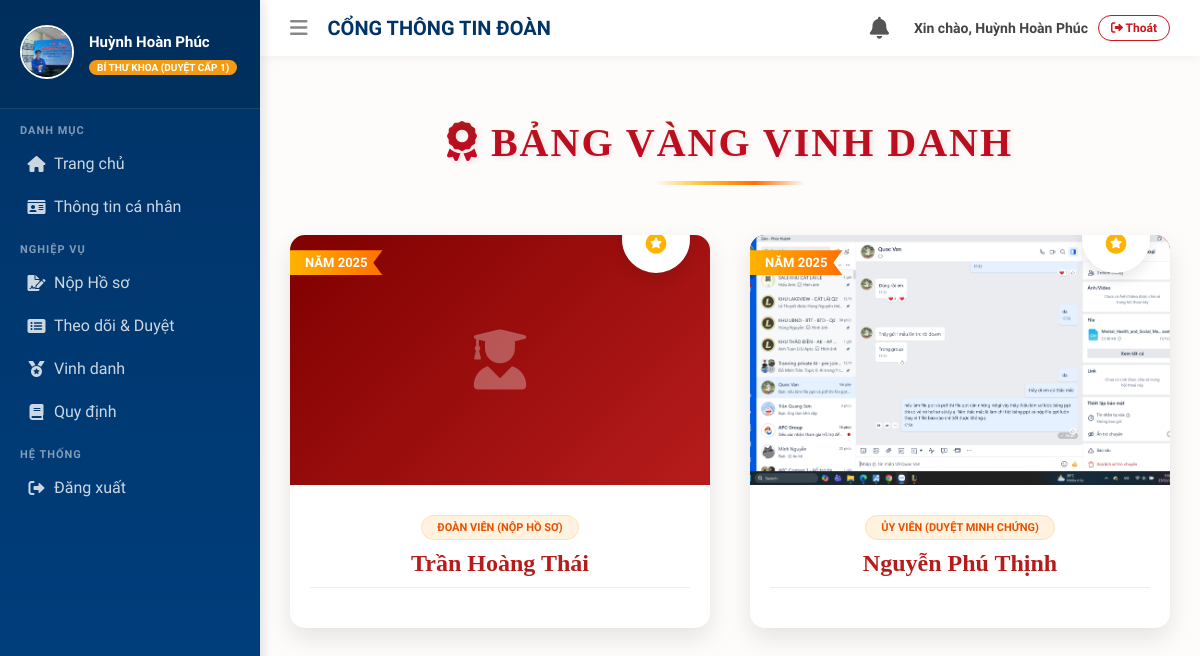
Screenshot of /vinh-danh/ (signed in) with the database file from the repository.
### umt_youth_union/models.py (models this page shows, shortened)
class SinhVien(models.Model):
    ma_sinh_vien = models.CharField(max_length=20, unique=True, db_index=True)
    user = models.OneToOneField(User, on_delete=models.CASCADE, null=True, blank=True)
    avatar = models.ImageField(upload_to='avatars/', null=True, blank=True, verbose_name="Ảnh đại diện")
    ma_sinh_vien = models.CharField(max_length=15, unique=True, verbose_name="MSSV")
    ho_ten = models.CharField(max_length=100, verbose_name="Họ và Tên")
    ngay_sinh = models.DateField(null=True, blank=True, verbose_name="Ngày sinh")
    quoc_tich = models.CharField(max_length=50, default="Việt Nam", verbose_name="Quốc tịch")
    email_sv = models.EmailField(max_length=100, verbose_name="Email Sinh viên")
    so_dien_thoai = models.CharField(max_length=15, null=True, blank=True, verbose_name="Số điện thoại")
    dia_chi_thuong_tru = models.TextField(null=True, blank=True, verbose_name="Nơi thường trú")
    dia_chi_tam_tru = models.TextField(null=True, blank=True, verbose_name="Nơi tạm trú")
    truong = models.CharField(max_length=100, default="Đại học Quản lý và Công nghệ TP.HCM (UMT)", verbose_name="Trường")
    khoa_hoc = models.CharField(max_length=20, null=True, blank=True, verbose_name="Khóa học")
    chi_doan_gan_ket = models.ForeignKey(ChiDoan, on_delete=models.SET_NULL, null=True, blank=True, verbose_name="Chi Đoàn")
    CHUC_VU_CHOICES = (
        ('DOAN_VIEN', 'Đoàn viên (Nộp hồ sơ)'),
        ('UY_VIEN', 'Ủy viên (Duyệt Minh chứng)'),
        ('BI_THU_KHOA', 'Bí thư Khoa (Duyệt cấp 1)'),
        ('BI_THU_TRUONG', 'Bí thư Trường (Duyệt cuối)'),
    )
    chuc_vu = models.CharField(max_length=20, choices=CHUC_VU_CHOICES, default='DOAN_VIEN', verbose_name="Chức vụ Đoàn")

class VinhDanhCaNhan(models.Model):
    sinh_vien = models.ForeignKey(SinhVien, on_delete=models.CASCADE)
    tieu_de = models.CharField(max_length=200)
    danh_hieu = models.CharField(max_length=50)
    hinh_anh_vinh_danh = models.ImageField(upload_to='vinh_danh/', null=True, blank=True)
    noi_dung_bai_viet = models.TextField()
    nam_dat = models.IntegerField()
    ngay_dang = models.DateField(auto_now_add=True)

### umt_youth_union/views.py (the view)
# urls.py: path('vinh-danh/', views.vinh_danh_view, name='vinh_danh'),
@login_required(login_url='login')
def vinh_danh_view(request):
    danh_sach = VinhDanhCaNhan.objects.all().order_by('-nam_dat')
    return render(request, 'umt_youth_union/vinh_danh/vinh_danh.html', {'danh_sach': danh_sach}) # Đã sửa

### umt_youth_union/context_processors.py (called while the page is built)
def thong_bao_chung(request):
    if request.user.is_authenticated:
        thong_baos = ThongBao.objects.filter(nguoi_nhan=request.user).order_by('-ngay_tao')[:10]
        so_chua_xem = ThongBao.objects.filter(nguoi_nhan=request.user, da_xem=False).count()
        return {
            'chung_thong_bao_list': thong_baos,
            'chung_so_thong_bao': so_chua_xem
        }
    return {}

### umt_youth_union/templates/umt_youth_union/vinh_danh/vinh_danh.html (shortened to what this page needs)
{% extends 'umt_youth_union/base.html' %}
{% block content %}
<div class="honor-header">
    <h2><i class="fas fa-award"></i> Bảng Vàng Vinh Danh</h2>
    <div class="line"></div>
</div>
<div class="honor-grid">
    {% for item in danh_sach %}
    <a href="{% url 'chi_tiet_vinh_danh' item.id %}" class="honor-card">
        <div class="honor-cover">
            <div class="badge-year">NĂM {{ item.nam_dat }}</div>
            {% if item.hinh_anh_vinh_danh %}
                <img src="{{ item.hinh_anh_vinh_danh.url }}" class="honor-img">
            {% elif item.sinh_vien.avatar %}
                <img src="{{ item.sinh_vien.avatar.url }}" class="honor-img">
            {% else %}
                <div style="width:100%; height:100%; display:flex; align-items:center; justify-content:center; color:rgba(255,255,255,0.3);">
                    <i class="fas fa-user-graduate" style="font-size:60px;"></i>
                </div>
            {% endif %}
            <div class="medal-icon"><i class="fas fa-medal"></i></div>
        </div>
        <div class="honor-body">
            <span class="honor-role">{{ item.sinh_vien.get_chuc_vu_display }}</span>
            <h3 class="honor-name">{{ item.sinh_vien.ho_ten }}</h3>
            <div class="honor-title">{{ item.get_danh_hieu_display }}</div>
        </div>
    </a>
    {% empty %}
    <div style="text-align: center; width: 100%; padding: 50px; color: #999;">Chưa có gương mặt nào được vinh danh.</div>
    {% endfor %}
</div>
{% endblock %}

### umt_youth_union/templates/umt_youth_union/base.html (shortened to what this page needs)
{% load static %}
<!DOCTYPE html>
<html lang="vi">
<head>
    <link rel="stylesheet" href="https://cdnjs.cloudflare.com/ajax/libs/font-awesome/6.0.0/css/all.min.css">
</head>
<body>
    <div class="wrapper">
        {% include 'umt_youth_union/sidebar.html' %}
        <div class="content-wrapper">
            <header class="main-header">
                <div class="header-logo">
                    <i class="fas fa-bars" style="cursor: pointer; margin-right: 15px; color: #888;"></i>
                    <span>CỔNG THÔNG TIN ĐOÀN</span>
                </div>
                <div class="header-right">
                    <div class="notification-dropdown">
                        <i class="fas fa-bell" style="font-size: 22px; color: #555;" onclick="toggleNoti()"></i>
                    </div>
                    <div style="display: flex; align-items: center; gap: 10px;">
                        <span style="font-weight: 600; font-size: 14px;">Xin chào, {{ user.last_name }} {{ user.first_name }}</span>
                        <a href="{% url 'logout' %}" style="color: #cd161c; text-decoration: none; border: 1px solid #cd161c; padding: 5px 12px; border-radius: 20px; font-size: 12px; font-weight: bold;">
                            <i class="fas fa-sign-out-alt"></i> Thoát
                        </a>
                    </div>
                </div>
            </header>
            <section class="content">
                {% block content %}
                {% endblock %}
            </section>
        </div>
    </div>
</body>
</html>

### umt_youth_union/templates/umt_youth_union/sidebar.html (shortened to what this page needs)
{% load static %}
<div class="sidebar">
    <div class="user-panel">
        <div class="image">
            {% if user.sinhvien.avatar %}<img src="{{ user.sinhvien.avatar.url }}" class="img-circle">
            {% else %}<div class="img-circle-default"><i class="fas fa-user"></i></div>{% endif %}
        </div>
        <div class="info">
            <p>{{ user.last_name }} {{ user.first_name }}</p>
            {% if user.is_superuser %}
                <span class="role-badge" style="background: #e74c3c;">Admin</span>
            {% else %}
                <span class="role-badge">{{ user.sinhvien.get_chuc_vu_display }}</span>
            {% endif %}
        </div>
    </div>
    <ul class="sidebar-menu">
        <li class="header">DANH MỤC</li>
        <li><a href="{% url 'dashboard' %}"><i class="fas fa-home"></i> <span>Trang chủ</span></a></li>
        <li><a href="{% url 'profile' %}"><i class="fas fa-id-card"></i> <span>Thông tin cá nhân</span></a></li>
        <li class="header">NGHIỆP VỤ</li>
        <li><a href="{% url 'chon_danh_hieu' %}"><i class="fas fa-file-signature"></i> <span>Nộp Hồ sơ</span></a></li>
        <li><a href="{% url 'danh_sach_ho_so' %}"><i class="fas fa-list-alt"></i> <span>Theo dõi & Duyệt</span></a></li>
        <li><a href="{% url 'vinh_danh' %}"><i class="fas fa-medal"></i> <span>Vinh danh</span></a></li>
        <li><a href="{% url 'quy_dinh' %}"><i class="fas fa-book"></i> <span>Quy định</span></a></li>
        <li class="header">HỆ THỐNG</li>
        <li><a href="{% url 'logout' %}"><i class="fas fa-sign-out-alt"></i> <span>Đăng xuất</span></a></li>
    </ul>
</div>

### umt_youth_union/templates/umt_youth_union/base.html (style rules this page uses)
body { margin: 0; font-family: 'Segoe UI', Arial, sans-serif; background: #fdfcfb; color: #444; }
.wrapper { display: flex; width: 100%; min-height: 100vh; }
.content-wrapper { width: 100%; margin-left: 260px; display: flex; flex-direction: column; }
.main-header { background: white; padding: 15px 30px; display: flex; justify-content: space-between; align-items: center; box-shadow: 0 2px 10px rgba(0,0,0,0.05); position: sticky; top: 0; z-index: 900; }
.header-logo { font-size: 20px; font-weight: 800; color: #003366; }
.header-right { display: flex; align-items: center; gap: 25px; }
.notification-dropdown { position: relative; cursor: pointer; }
.content { padding: 30px; max-width: 1200px; margin: 0 auto; width: 100%; box-sizing: border-box; }

### umt_youth_union/templates/umt_youth_union/sidebar.html (style rules this page uses)
.sidebar { width: 260px; background: linear-gradient(180deg, #003366 0%, #004080 100%); height: 100vh; position: fixed; top: 0; left: 0; overflow-y: auto; color: #fff; font-family: 'Segoe UI', sans-serif; z-index: 1000; box-shadow: 4px 0 10px rgba(0,0,0,0.1); }
.user-panel { padding: 25px 20px; display: flex; align-items: center; gap: 15px; background: rgba(0,0,0,0.1); border-bottom: 1px solid rgba(255,255,255,0.1); }
.img-circle { width: 50px; height: 50px; border-radius: 50%; object-fit: cover; border: 2px solid #fff; }
.info p { font-weight: bold; margin: 0 0 5px 0; font-size: 15px; }
.role-badge { font-size: 10px; text-transform: uppercase; background: #f39c12; padding: 2px 8px; border-radius: 10px; color: white; font-weight: bold; }
.sidebar-menu { list-style: none; padding: 0; margin: 0; }
.sidebar-menu li.header { color: rgba(255,255,255,0.5); padding: 15px 25px 5px 20px; font-size: 11px; font-weight: bold; text-transform: uppercase; letter-spacing: 1px; }
.sidebar-menu li a { display: flex; align-items: center; padding: 12px 20px; color: rgba(255,255,255,0.8); text-decoration: none; border-left: 4px solid transparent; transition: 0.2s; }
.sidebar-menu li a i { width: 25px; text-align: center; margin-right: 5px; }

### umt_youth_union/templates/umt_youth_union/vinh_danh/vinh_danh.html (style rules this page uses)
.honor-header { text-align: center; margin-bottom: 50px; }
.honor-header h2 { font-family: 'Times New Roman', serif; font-size: 40px; text-transform: uppercase; margin-bottom: 15px; letter-spacing: 2px; background: -webkit-linear-gradient(#b71c1c, #d90429); -webkit-background-clip: text; -webkit-text-fill-color: transparent; text-shadow: 2px 2px 5px rgba(0,0,0,0.1); }
.honor-header .line { width: 150px; height: 4px; margin: 0 auto; background: linear-gradient(90deg, transparent, #fbc02d, #ff6f00, transparent); }
.honor-grid { display: grid; grid-template-columns: repeat(auto-fill, minmax(300px, 1fr)); gap: 40px; }
.honor-card { background: white; border-radius: 15px; overflow: hidden; box-shadow: 0 10px 25px rgba(0,0,0,0.1); transition: all 0.4s ease; text-decoration: none; color: inherit; display: block; position: relative; }
.honor-cover { height: 250px; position: relative; overflow: hidden; background: linear-gradient(135deg, #800000 0%, #b71c1c 100%); }
.honor-img { width: 100%; height: 100%; object-fit: cover; transition: 0.6s; }
.badge-year { position: absolute; top: 15px; left: 0; background: linear-gradient(90deg, #ffb300, #ff6f00); color: white; padding: 5px 15px; font-weight: bold; font-size: 13px; box-shadow: 2px 2px 5px rgba(0,0,0,0.3); clip-path: polygon(0 0, 100% 0, 90% 50%, 100% 100%, 0 100%); }
.honor-role { display: inline-block; background: #fff3e0; color: #e65100; padding: 5px 15px; border-radius: 20px; font-size: 11px; font-weight: bold; text-transform: uppercase; margin-bottom: 10px; border: 1px solid #ffe0b2; }
.honor-body { padding: 30px 20px; text-align: center; position: relative; }
.honor-name { font-family: 'Times New Roman', serif; font-size: 24px; font-weight: bold; color: #b71c1c; margin: 0 0 5px 0; }
.honor-title { color: #555; font-size: 14px; font-weight: 600; border-top: 1px solid #eee; padding-top: 10px; margin-top: 10px; }
.medal-icon { position: absolute; top: -30px; right: 20px; width: 60px; height: 60px; background: white; border-radius: 50%; display: flex; align-items: center; justify-content: center; box-shadow: 0 5px 15px rgba(0,0,0,0.1); font-size: 30px; color: #ffb300; border: 4px solid white; }

### rows the page displays
VinhDanhCaNhan: nam_dat "2025", sinh_vien.chuc_vu "ĐOÀN VIÊN (NỘP HỒ SƠ)", sinh_vien.ho_ten "Trần Hoàng Thái"
VinhDanhCaNhan: nam_dat "2025", hinh_anh_vinh_danh (picture), sinh_vien.chuc_vu "ỦY VIÊN (DUYỆT MINH CHỨNG)", sinh_vien.ho_ten "Nguyễn Phú Thịnh"

### other values shown
{{ user.last_name }} "Huỳnh Hoàn"
{{ user.first_name }} "Phúc"
{{ user.sinhvien.get_chuc_vu_display }} "BÍ THƯ KHOA (DUYỆT CẤP 1)"
